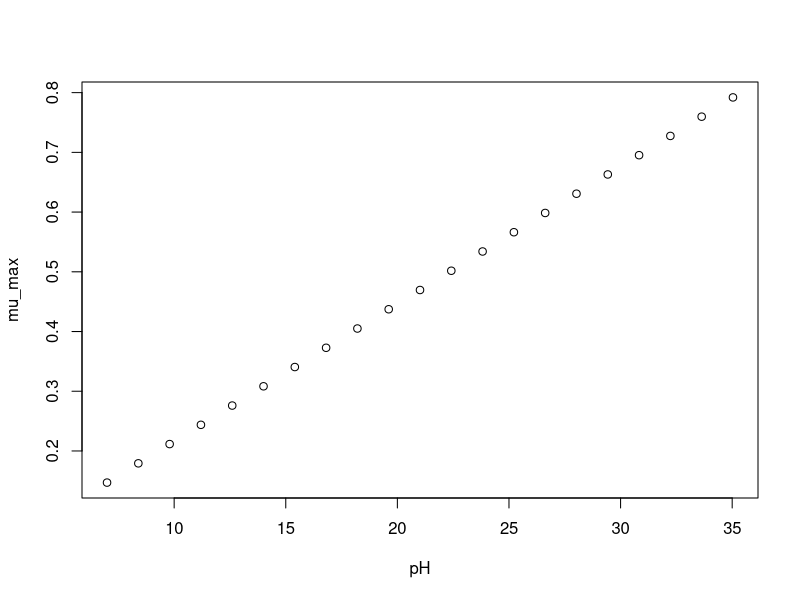

Write R code to recreate this figure.
#############################
# start of Parameter script
#############################
pH <- seq(6.99300699300699,35.035,length.out=21)
#############################
# end of Parameter script
#############################
############################# 
# start of Model script Gropin ID 1334 
#############################
 
# constant coefficients for this model
 
variables <- data.frame(pH)
argumentsPar <- expand.grid(variables)
 
# heart of the model
response_surface <- function(pH) {
   mumax <-0.023*(pH-0.60)

return(mumax=mumax)
} 

# output parameters
mumax <- cbind(argumentsPar,response_surface(argumentsPar['pH']))
colnames(mumax) <- c(colnames(argumentsPar),'mumax')
#############################
# End of Model script
#############################
############################# 
# start of Visualisation script Gropin ID 1334 
#############################
plot(pH,mumax$mumax,
                          xlab='pH',
                          ylab='mu_max')
#############################
# End of Visualisation script
#############################
